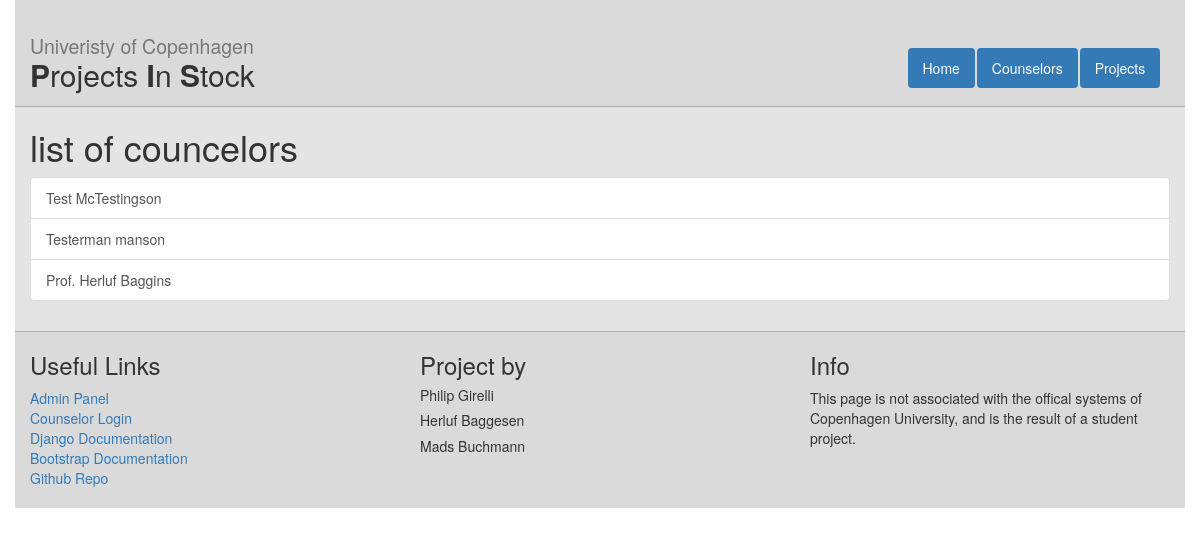
Before: /counselors with the older database file.
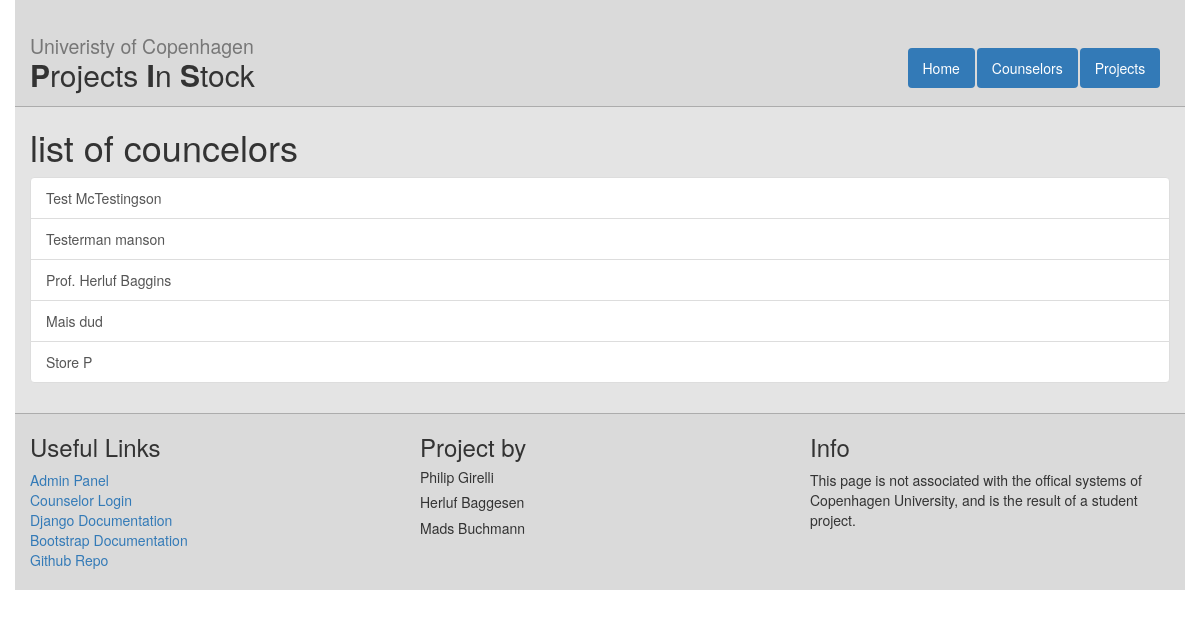
After: the same page with the newer database file.
### web/models.py (models this page shows, shortened)
class Counselor(models.Model):
    readonly_fields=('account_id',)
    name = models.CharField(max_length=255)
    email = models.EmailField()
    study_area = models.CharField(max_length=255)
    office = models.CharField(max_length=255)
    projects = models.ManyToManyField(Project)
    account_id = models.IntegerField(default=-1)

### web/views.py (the view)
# urls.py: url(r'^counselors$', views.counselor_list, name="counselor_list"),
def counselor_list(request):
    cs = Counselor.objects.all()
    context = {
        "counselors": cs
    }
    return render(request, 'web/counselor_list.html', context)

### web/templates/web/counselor_list.html
{%extends "web/master.html" %}
{% block content%}
<h1>list of councelors</h1>
  <div class="list-group">
  {% for c in counselors %}
    <a class="list-group-item" href="{% url 'counselor_detail' c.id %}">{{ c.name }}</a>
  {% endfor %}
</div>
{% endblock %}

### web/templates/web/master.html (shortened to what this page needs)
<!DOCTYPE html>
<html>
<head>
  {% load staticfiles %}
  <link rel="stylesheet" type="text/css" href="{% static 'web/style.css' %}">
  <link rel="stylesheet" href="http://maxcdn.bootstrapcdn.com/bootstrap/3.3.6/css/bootstrap.min.css">
</head>
<body>
<div class="container" id="site-wrapper">
  <div class="row" id="header-wrap">
    <div class="col-md-9">
      <h2><small>Univeristy of Copenhagen</small> <br /><b>P</b>rojects <b>I</b>n <b> S</b>tock</h2>
    </div>
    <div class ="col-md-3">
      <ul class="nav nav-pills" id="menu">
        <li><a href="{% url "index" %}">Home</a></li>
        <li><a href="{% url "counselor_list" %}">Counselors</a></li>
        <li><a href="{% url "project_list" %}">Projects</a></li>
      </ul>
    </div>
  </div>
<div id="content" style="display: none;">
{%block content%}
{%endblock%}
</div>
<div class="row" id="footer">
  <div class="col-md-4">
    <h3>Useful Links</h3>
      <a href="{% url 'admin:index' %}">Admin Panel</a><br />
      <a href="{% url 'login' %}">Counselor Login</a><br />
      <a href="https://docs.djangoproject.com/en/1.9/">Django Documentation</a><br />
      <a href="http://getbootstrap.com/components/">Bootstrap Documentation</a><br />
      <a href="https://github.com/PhilipFraDIKU/Projects-in-Stock">Github Repo</a><br /><br />
  </div>
  <div class="col-md-4">
    <h3>Project by</h3>
      <h5>Philip Girelli</h5>
      <h5>Herluf Baggesen</h5>
      <h5>Mads Buchmann</h5>
  </div>
  <div class="col-md-4">
  <h3>Info</h3>
  <p>
   This page is not associated with the offical systems of Copenhagen University, and is the result of a student project.
  </p>
  </div>
</div>
</div>
</body>
</html>

### web/static/web/style.css (style rules this page uses)
#header-wrap { border-bottom: solid 1px; background-color : rgba(128, 128, 128, 0.1); border-color: rgba(128, 128, 128, 0.5); padding-top : 5px; padding-bottom : 5px; }
html, body { height : 100%; }
#menu { margin-top : 43px; }
.nav-pills li a { background-color: #337AB7; color : #fff; transition : color 0.5s; -webkit- transition : color 0.5s; }
.container { background-color: rgba(128, 128, 128, 0.21); }
#footer { background-color : rgba(128, 128, 128, 0.1); border-top : solid 1px; border-color : rgba(128, 128, 128, 0.5); margin-top : 30px; }

Changed rows visible on the page:
added Counselor: name "Mais dud"
added Counselor: name "Store P"
